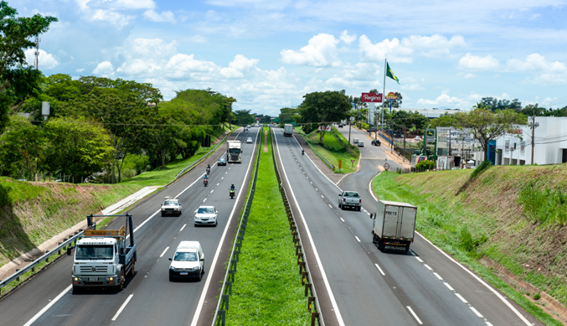
#> input picture openRepresentation/rodovia.png, 567 x 326 px
$ python openPresentation.py
#> lines starting #> are read from the running program, lines starting #| are printed output that depends on the picture
#Apresentando os primeiros comando do Opencv

import cv2
imagem = cv2.imread('rodovia.png')
#> imagem is the input picture: shape (326, 567, 3); mean B, G, R 132.9, 150.9, 132.9

print('Largura em pixels: ', end='')
print(imagem.shape[1])
#| 567
print("Altura em pixels: ",  end='')
print(imagem.shape[0])
#| 326
print('Qtde de canais: ', end='')
print(imagem.shape[2])
#| 3
cv2.imshow("Nome da janela", imagem)
cv2.waitKey(0)
cv2.imwrite("saida.jpg", imagem)

#substituindo as imagens por uma cor
for y in range(0, imagem.shape[0]):
   for x in range(0, imagem.shape[1]):
     imagem[y, x] = (90,100, 125) #aqui você define a cor
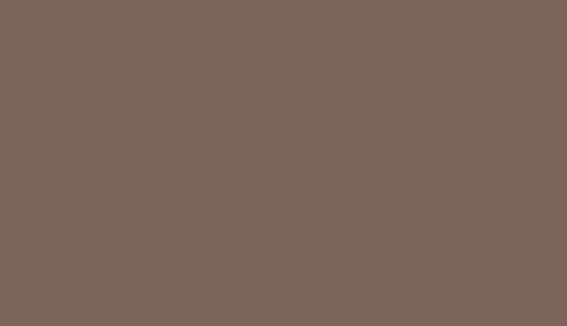
#> imagem: shape (326, 567, 3); mean B, G, R 90, 100, 125
cv2.imshow("Imagem modificada", imagem)
cv2.waitKey(0)

#observe que a diferença aqui fica por conta do parâmetro do salto
for y in range(0, imagem.shape[0], 10): #percorre linhas
   for x in range(0, imagem.shape[1], 10): #percorre colunas
     imagem[y:y+5, x: x+5] = (0,255,255)
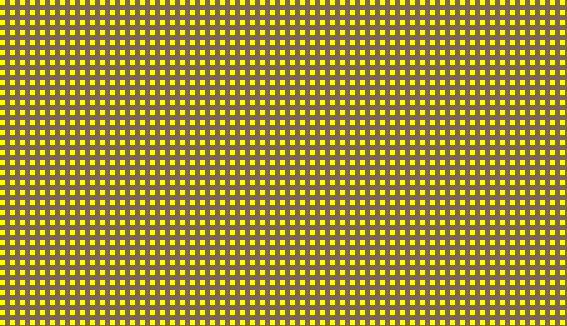
#> imagem: shape (326, 567, 3); mean B, G, R 67.1, 139.4, 158.1
cv2.imshow("Imagem modificada", imagem)
cv2.waitKey(0)
